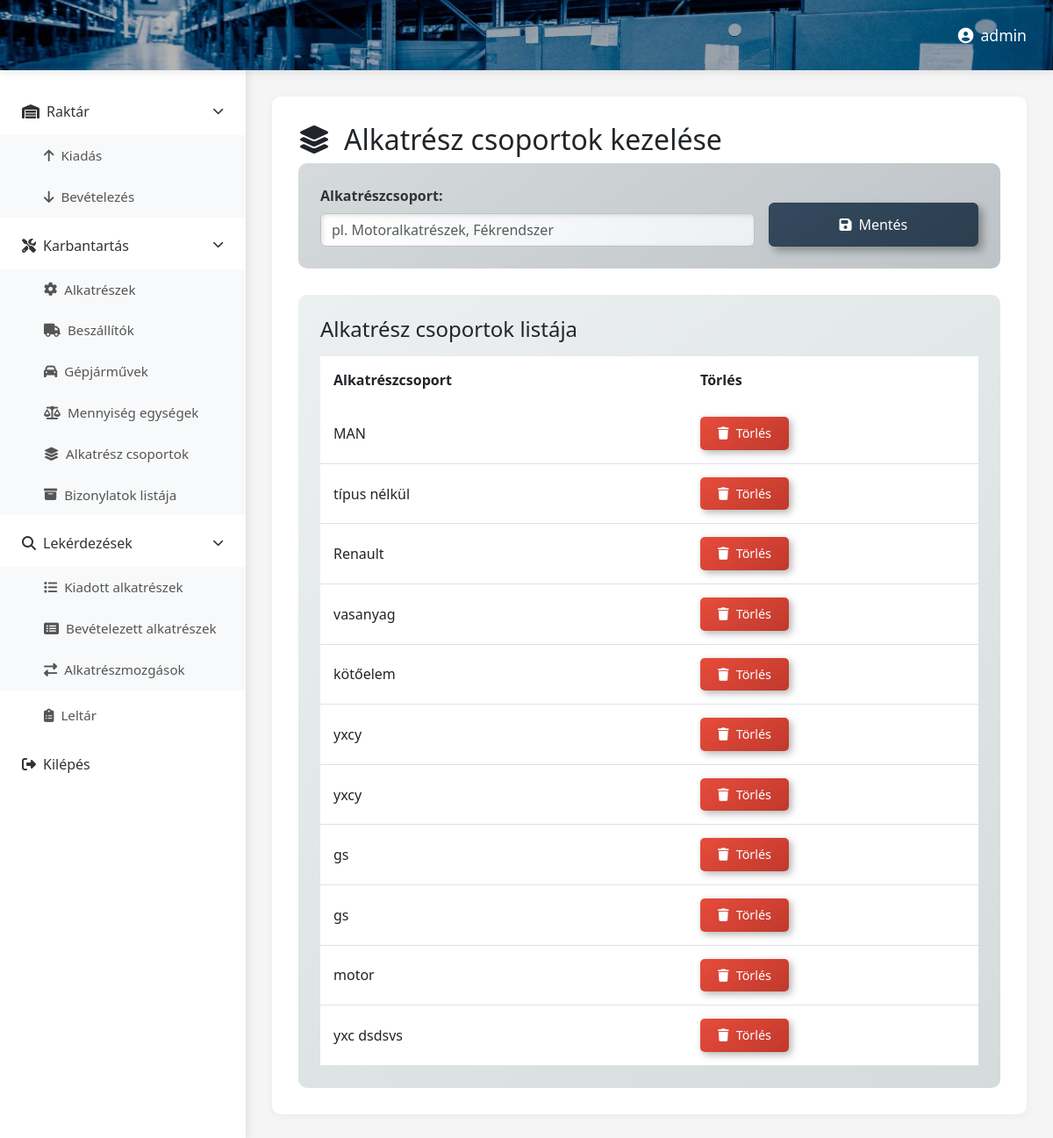
Page /alkatreszcsoport/ (signed in) on the earlier database version.
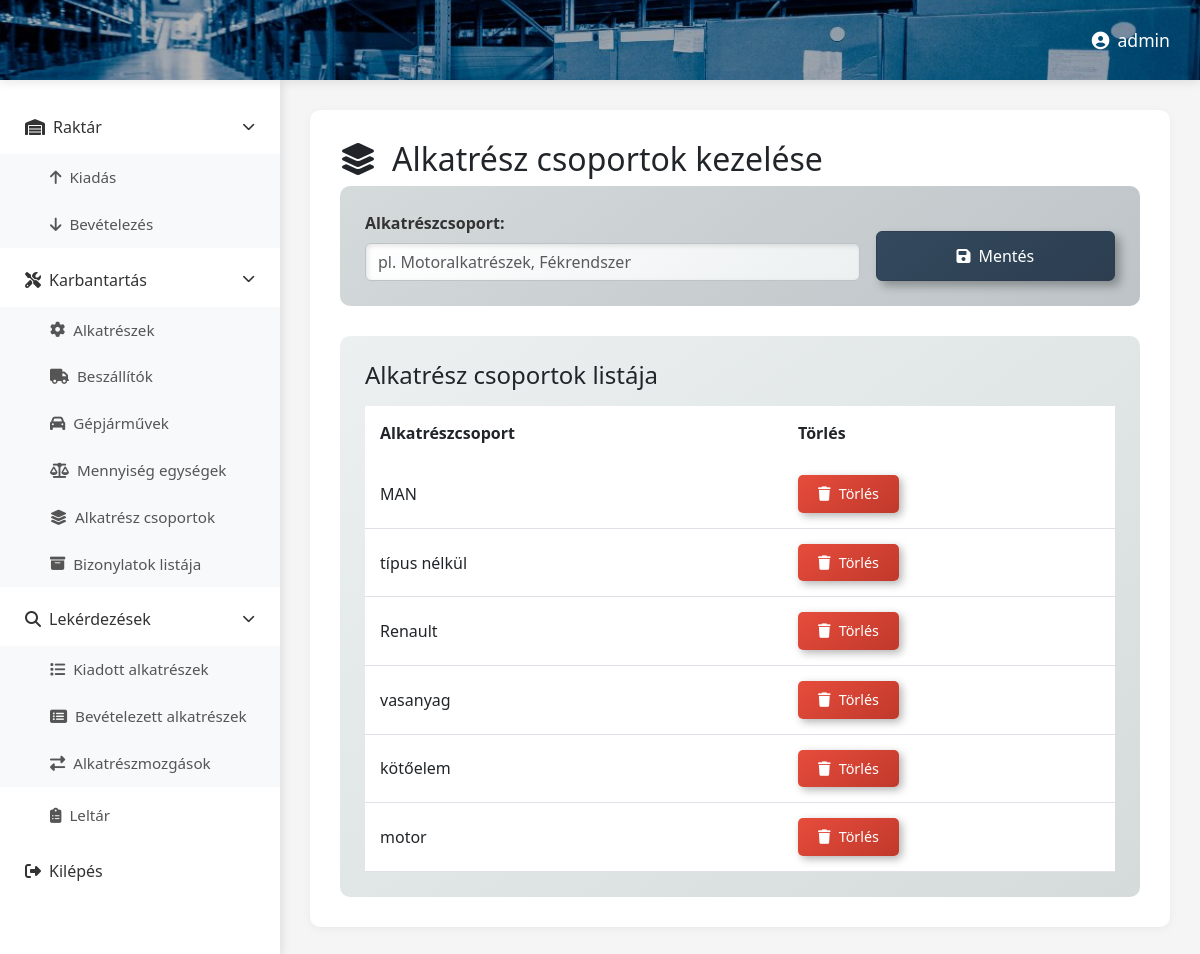
Same page on the later database version.
### raktar/models.py (models this page shows, shortened)
class Alkatreszcsoport(models.Model):
    alkcsop = models.CharField(max_length=50)

### raktar/views.py (the view)
# urls.py: path('alkatreszcsoport/', views.alkatreszcsoport, name='alkatreszcsoport'),
@login_required
def alkatreszcsoport(request):
    alkatreszcsoportok = Alkatreszcsoport.objects.all()
    context = {'alkatreszcsoportok': alkatreszcsoportok}
    return render(request,'alkatreszcsoport.html', context)

### raktar/templates/alkatreszcsoport.html (shortened to what this page needs)
{% extends 'base.html' %}
{% load static %}
{% block extra_css %}
<link rel="stylesheet" href="{% static 'css/alkatresz-csoportok.css' %}">
{% endblock %}
{% block content %}
<header class="top-header">
    <div class="header-right">
        <span class="user-name"><i class="fas fa-user-circle me-2"></i>{{ user.username }}</span>
    </div>
</header>
<div class="main-container">
    {% include 'partials/sidebar.html' %}
    <main class="content-area">
        <div id="contentContainer">
            <h2><i class="fas fa-layer-group me-3"></i>Alkatrész csoportok kezelése</h2>
            <div class="form-section">
                <form method="POST" action="{% url 'raktar:addAlkatreszCsoport' %}" class="row g-3 align-items-end">
                    <div class="col-md-8">
                        <label for="ujAlkatreszCsoport" class="form-label">Alkatrészcsoport:</label>
                        <input type="text" class="form-control" id="ujAlkatreszCsoport" name="ujAlkatreszCsoport" placeholder="pl. Motoralkatrészek, Fékrendszer" required>
                    </div>
                    <div class="col-md-4">
                        <button type="submit" class="btn btn-save w-100">
                            <i class="fas fa-save me-2"></i>Mentés
                        </button>
                    </div>
                </form>
            </div>
            <div class="table-section mt-4">
                <h4 class="mb-3">Alkatrész csoportok listája</h4>
                <div class="table-responsive">
                    <table class="table table-hover">
                        <thead>
                            <tr>
                                <th>Alkatrészcsoport</th>
                                <th>Törlés</th>
                            </tr>
                        </thead>
                        <tbody>
                            {% for csoport in alkatreszcsoportok %}
                            <tr>
                                <td><span class="csoport-badge">{{ csoport.alkcsop }}</span></td>
                                <td>
                                    <form method="POST" action="{% url 'raktar:deleteAlkatreszCsoportById' csoport.id %}" style="display: inline;">
                                        <button type="submit" class="btn btn-delete" onclick="return confirm('Biztosan törli?')">
                                            <i class="fas fa-trash me-2"></i>Törlés
                                        </button>
                                    </form>
                                </td>
                            </tr>
                            {% endfor %}
                        </tbody>
                    </table>
                </div>
            </div>
        </div>
    </main>
</div>
{% endblock %}

Differences in the rows shown:
removed Alkatreszcsoport: alkcsop "yxcy"
removed Alkatreszcsoport: alkcsop "yxcy"
removed Alkatreszcsoport: alkcsop "gs"
removed Alkatreszcsoport: alkcsop "gs"
removed Alkatreszcsoport: alkcsop "yxc dsdsvs"
